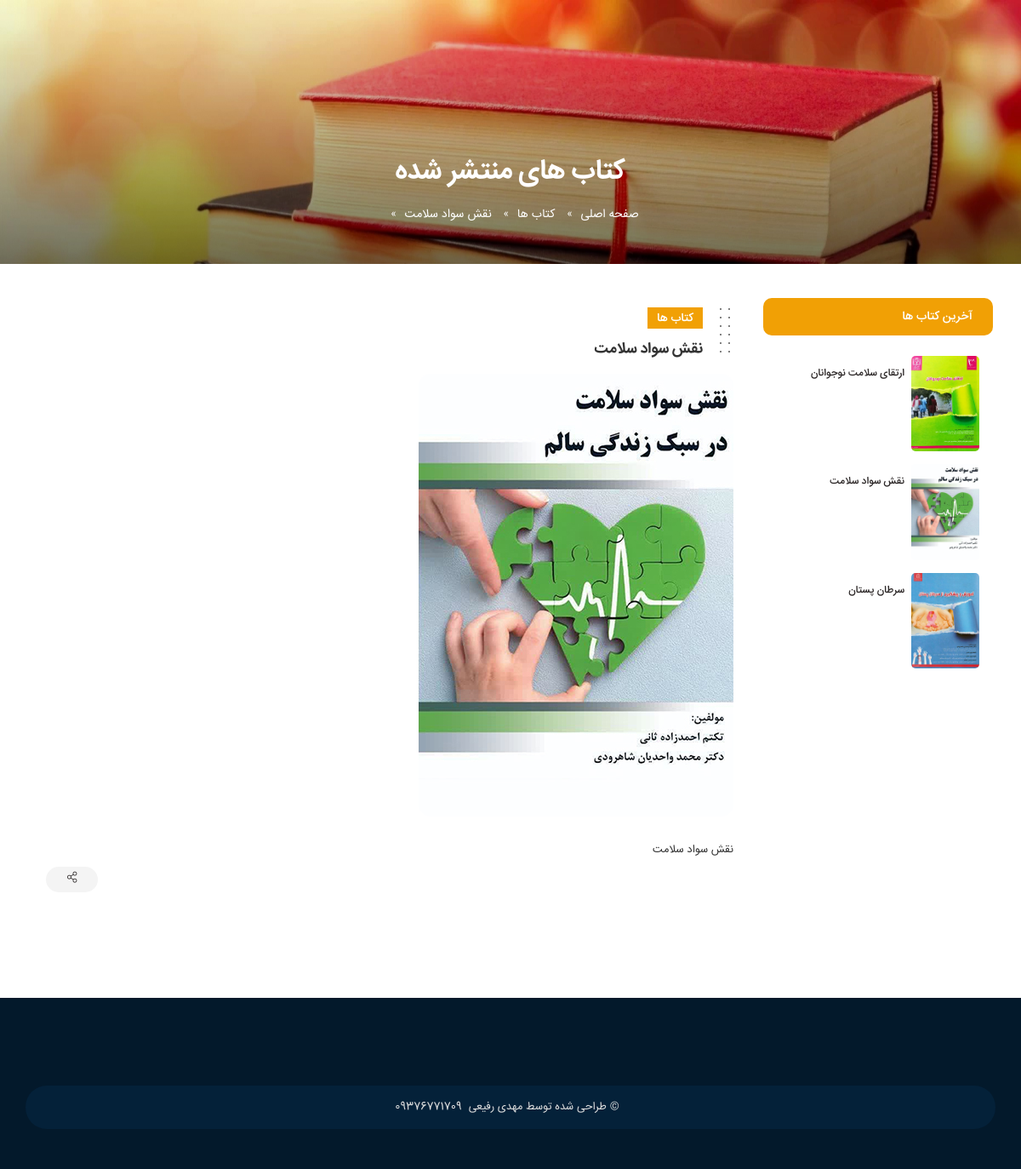
/book_detail/naghshe_savade_salamat/, run on the app's committed database.
### home/models.py (models this page shows, shortened)
class Books(models.Model):
    image = models.ImageField(upload_to="BookImages", verbose_name="عکس کتاب")
    header = models.CharField(max_length=100, verbose_name="عنوان کتاب")
    slug = models.SlugField(max_length=150, unique=True, blank=True, null=True, verbose_name="نام آدرس بار")
    body = RichTextField(blank=True, null=True, verbose_name="متن اصلی")
    class Meta:
        verbose_name = "کتاب های منتشر شده  "
        verbose_name_plural = "کتاب ها"

### home/views.py (the view)
# urls.py: path('book_detail/<slug:slug>/', views.book_detail, name='book_detail'),
def book_detail(request, slug=None):
    detail = Books.objects.get(slug=slug)
    detail_1 = Books.objects.all()
    context = {'detail': detail, 'detail_1': detail_1}
    return render(request, 'home/book_detail.html', context)

### home/templates/home/book_detail.html (shortened to what this page needs)
<!DOCTYPE html>
{% extends 'base.html' %}
{% load static %}
    {% block css %}
        <link href="{% static 'Main.css' %}" rel="stylesheet"/>
        <link href="{% static 'Menu-demo4.css' %}" rel="stylesheet"/>
        <link href="{% static 'Style.css' %}" rel="stylesheet"/>
    {% endblock %}
{% block body %}
    <body class="demo2">
    <div class="main_wrap">
        <section class="banner_area">
            <div class="container">
                <h1 class="text-white IRANSans_Bold">کتاب های منتشر شده</h1>
                <div class="breadcrumb_content">
                    <ul>
                        <li><a href="{% url 'home:home' %}">صفحه اصلی</a></li>
                        <li><a href="{% url 'home:home' %}">کتاب ها</a></li>
                        <li><a href="#">{{ detail.header }}</a></li>
                    </ul>
                </div>
            </div>
        </section>
        <section class="container p-4 ">
            <div class="row">
                <div class="col-xl-3 order-xl-0 order-1 mb-3">
                    <div class="py-2">
                        <div class="thumb-post mb-4">
                            <h2 class="bg-warning text-white  py-2 px-4 my-2 bright radius10 IRANSans_Medium">آخرین کتاب
                                ها</h2>
                            <ul class="fa12 p-3">
                                {% for b in detail_1 %}
                                    <li>
                                        <a href="{% url 'home:book_detail' b.slug %}" class="d-flex flex-row">
                                            <div><img src="{{ b.image.url }}"></div>
                                            <div class="m-2">
                                                <p>{{ b.header }}</p>
                                            </div>
                                        </a>
                                    </li>
                                {% endfor %}
                            </ul>
                        </div>
                    </div>
                </div>
                <div class="col-xl-9  order-xl-1 order-0 my-3">
                    <div class="p-sm-2">
                        <div class="item mb-4">
                            <div class="row">
                                <div class="col-lg-12 detailblog text-justify">
                                    <div class="d-flex flex-row mb-2">
                                        <div class="Dottedstocol ml-3"></div>
                                        <div class="singletitle">
                                            <span>کتاب ها</span>
                                            <h1 class="text-right">{{ detail.header }} </h1>
                                        </div>
                                    </div>
                                    <img src="{{ detail.image.url }}" class="img-fluid mb-4  radius15"/>
                                    <p class="text-justify">
                                        {{ detail.body|safe }}
                                    </p>
                                </div>
                            </div>
                            <div class="row">
                                <div class="col-lg-12">
                                    <div class="float-left">
                                        <a onclick="navigator.clipboard.writeText(window.location.href);this.insertAdjacentHTML('afterend', '<div class=linktooltips-container>Link copied</div>');setTimeout(() => { document.querySelectorAll('.linktooltips-container').forEach(el => el.remove()); }, 3000);"
                                           target="_blank" class="btn bg-light py-1 px-4 m-1 fa12 radius25"> <i
                                                class="fal fa-share-alt"></i></a>
                                    </div>
                                </div>
                            </div>
                        </div>
                    </div>
                </div>
            </div>
        </section>
       <footer class="mt-5 pt-5 pb-2">
        <div class="container py-4">
            <div class="row pt-3">
                <div class="container-fluid">
                    <div class="copyright d-flex align-items-center justify-content-center"><span class="px-2">© طراحی شده توسط مهدی رفیعی</span><i class="fas fa-phone-flip">09376771709</i></div>
                </div>
            </div>
        </div>
    </footer>
    </div>
    </body>
{% endblock %}

### home/static/Style.css (style rules this page uses)
article, aside, details, figcaption, figure, footer, header, nav, section, summary { display: block; margin: 0; padding: 0; }
a, abbr, acronym, address, applet, article, aside, audio, b, big, blockquote, body, canvas, caption, center, cite, code, dd, del, details, dfn, div, dl, dt, em, embed, fieldset, figcaption, figure, footer, form, h1, h2, h3, h4, h5, h6, header, hgroup, html, i, iframe, img, ins, kbd, label, legend, li, mark, menu, nav, object, ol, output, p, pre, q, ruby, s, samp, section, small, span, strike, strong, sub, summary, sup, table, tbody, td, tfoot, th, thead, time, tr, tt, u, ul, var, video { margin: 0; padding: 0; border: 0; }
* { -webkit-box-sizing: border-box; -moz-box-sizing: border-box; outline: 0; box-sizing: border-box; }
img { border: none; text-decoration: none; outline: none; max-width: 100%; height: auto; }
nav, ul, ol li, li { list-style: none; margin: 0; padding: 0; }
i { font-style: normal; }
a { color: #2b2626; text-decoration: none; }
h1, h2, h3, h4, h5, h6 { margin: 0; padding: 0; line-height: 2em; }
.radius10 { border-radius: 10px; }
.radius15 { border-radius: 15px; }
.radius25 { border-radius: 55px; }
.IRANSans_Medium { font-family: IRANSans_Medium; }
.IRANSans_Bold { font-family: IRANSans_Bold; }
body { direction: rtl; font-size: 13px; font-family: IRANSans; text-align: right; color: #333; margin: 0; padding: 0; background-color: #fff; overflow-x: hidden; line-height: 2.4; }
.breadcrumb_content { color: #fff; font-size: 14px; }
.breadcrumb_content ul li { display: inline-block !important; }
.breadcrumb_content ul li a { color: #fff; }
.breadcrumb_content ul li a::after { content: "»"; display: inline-block; font-size: 12px; line-height: 15px; vertical-align: middle; margin: 10px; }
footer { background-color: #03192b; color: #dddddd; }
footer .copyright { font-size: 13px; color: #dddddd; padding: 10px; text-align: center; background: #042139; border-radius: 25px; margin: 15px 0; }
.Dottedstocol { width: 20px; height: 60px; background-image: radial-gradient(#818181 1px, transparent 1px); -webkit-background-size: 20px 20px; background-size: 10px 10px; border-radius: 0; }
.singletitle span { font-family: IRANSans_Medium; background-color: #f1a005; padding: 0.1rem 0.7rem; color: #fff; font-size: 0.86rem; }
.singletitle h1 { font-family: IRANSans_Bold; font-size: 1.1rem; line-height: 2.3; }
.banner_area { padding: 170px 0 40px; background: rgba(0, 0, 0, 0.5) url('./img/books.jpeg') no-repeat; background-size:cover; text-align: center; }
.thumb-post img { max-width: 80px; margin-bottom: 15px; border-radius: 5px; object-fit: cover; }
.thumb-post p { line-height: 2; font-size: 12px; font-family: IRANSans_Medium; }

### data on the page
Books: header "نقش سواد سلامت", image (picture), body "نقش سواد سلامت"
Books: image (picture), header "ارتقای سلامت نوجوانان"
Books: image (picture), header "سرطان پستان"
